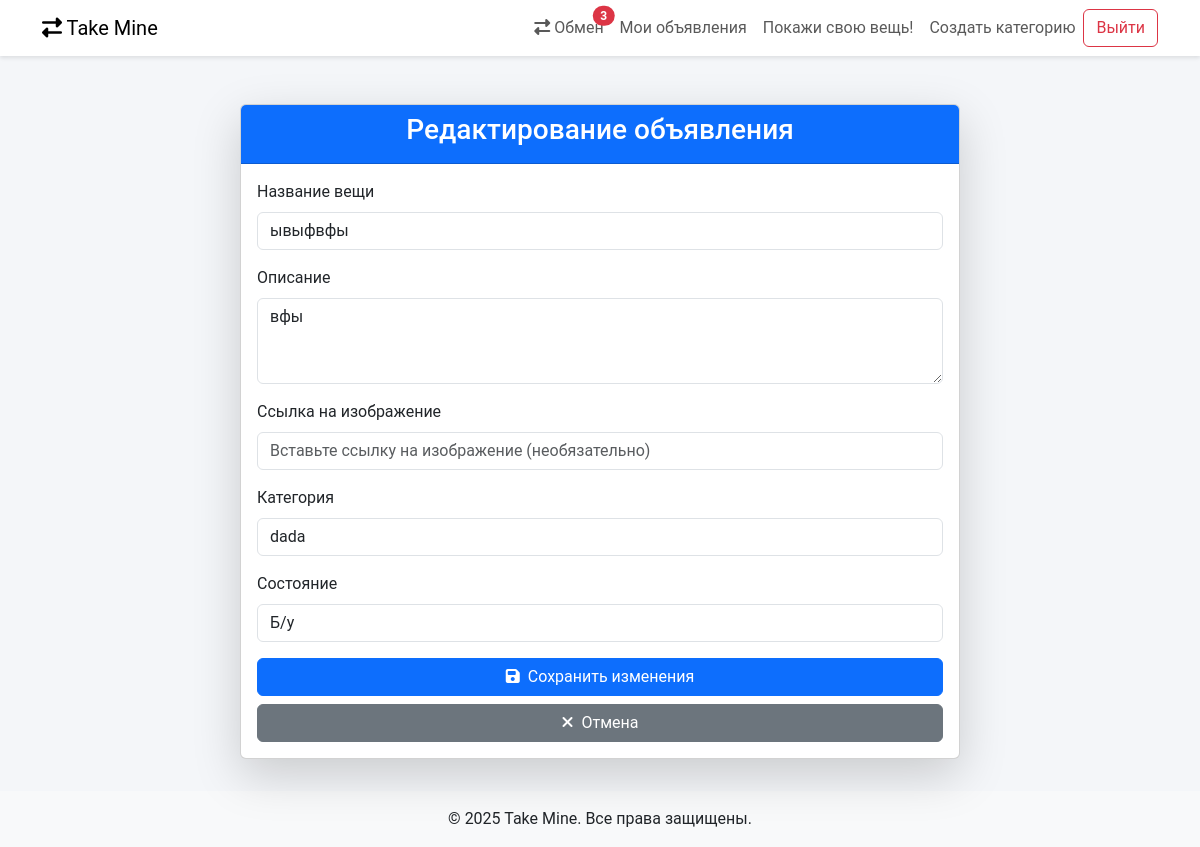
/item/12/edit/ (signed in), run on the app's committed database.
### app/models.py (models this page shows, shortened)
class Item(models.Model):
    CONDITION_CHOICES = [
        ('new', 'Новый'),
        ('used', 'Б/у'),
        ('for_parts', 'На запчасти')
    ]
    user = models.ForeignKey(User, on_delete=models.CASCADE, related_name='items')
    title = models.CharField(max_length=200)
    description = models.TextField()
    image_url = models.URLField(blank=True, null=True)
    category = models.ForeignKey(Category, on_delete=models.CASCADE, related_name='items')
    condition = models.CharField(max_length=20, choices=CONDITION_CHOICES, default='used')
    created_at = models.DateTimeField(auto_now_add=True)
    class Meta:
        ordering = ['-created_at']
        verbose_name = "Вещь"
        verbose_name_plural = "Вещи"

### app/views.py (the view)
# urls.py: path('item/<int:item_id>/edit/', views.item_edit, name='item_edit'),
@login_required
def item_edit(request, item_id):
    item = get_object_or_404(Item, id=item_id)
    permission_check = can_edit_item(request, item)
    if permission_check:
        return permission_check
    if request.method == "POST":
        form = ItemForm(request.POST, files=request.FILES or None, instance=item)
        if form.is_valid():
            item = form.save(commit=False)
            item.user = request.user
            item.save()
            messages.success(request, 'Объявление успешно обновлено')
            return redirect('users:profile', username=request.user.username)
    else:
        form = ItemForm(instance=item)
    context = {"form": form, "item": item}
    return render(request, "app/item_edit.html", context)

### app/forms.py
class ItemForm(ModelForm):
    class Meta:
        model = Item
        fields = ("title", "description", "image_url", "category", "condition")
        widgets = {
            'title': forms.TextInput(attrs={
                'class': 'form-control',
                'placeholder': 'Введите название вещи'
            }),
            'description': forms.Textarea(attrs={
                'class': 'form-control',
                'placeholder': 'Введите описание (необязательно)',
                'rows': 3
            }),
            'image_url': forms.URLInput(attrs={
                'class': 'form-control',
                'placeholder': 'Вставьте ссылку на изображение (необязательно)'
            }),
            'category': forms.Select(attrs={
                'class': 'form-control',
            }),
            'condition': forms.Select(attrs={
                'class': 'form-control',
            }),
        }

### app/context_processors.py (called while the page is built)
def exchange_proposals_count(request):
    if request.user.is_authenticated:
        count = ExchangeProposal.objects.filter(
            ad_receiver__user=request.user,
            status='ожидает'
        ).count()
        return {'pending_exchanges_count': count}
    return {'pending_exchanges_count': 0}

### app/models.py (called while the page is built)
    def __str__(self):
        return self.name

### app/permissions.py (called while the page is built)
def can_edit_item(request, item):
    if request.user != item.user:
        messages.error(request, 'У вас нет прав для редактирования этого объявления')
        return redirect('app:index')
    return None

### templates/app/item_edit.html (shortened to what this page needs)
{% extends "base.html" %}
{% block content %}
<div class="container mt-5">
    <div class="row justify-content-center">
        <div class="col-md-8">
            <div class="card shadow-lg">
                <div class="card-header bg-primary text-white text-center">
                    <h3>Редактирование объявления</h3>
                </div>
                <div class="card-body">
                    <form method="post">
                        <div class="mb-3">
                            <label for="{{ form.title.id_for_label }}" class="form-label">Название вещи</label>
                            {{ form.title }}
                        </div>
                        <div class="mb-3">
                            <label for="{{ form.description.id_for_label }}" class="form-label">Описание</label>
                            {{ form.description }}
                        </div>
                        <div class="mb-3">
                            <label for="{{ form.image_url.id_for_label }}" class="form-label">Ссылка на изображение</label>
                            {{ form.image_url }}
                        </div>
                        <div class="mb-3">
                            <label for="{{ form.category.id_for_label }}" class="form-label">Категория</label>
                            {{ form.category }}
                        </div>
                        <div class="mb-3">
                            <label for="{{ form.condition.id_for_label }}" class="form-label">Состояние</label>
                            {{ form.condition }}
                        </div>
                        <div class="d-grid gap-2">
                            <button type="submit" class="btn btn-primary">
                                <i class="fas fa-save me-2"></i>Сохранить изменения
                            </button>
                            <a href="{% url 'users:profile' user.username %}" class="btn btn-secondary">
                                <i class="fas fa-times me-2"></i>Отмена
                            </a>
                        </div>
                    </form>
                </div>
            </div>
        </div>
    </div>
</div>
{% endblock %}

### templates/base.html (style rules this page uses)
body { background-color: #f4f6f9; font-family: 'Roboto', sans-serif; }

### data on the page
Item: title "ывыфвфы", description "вфы", category "dada", condition "Б/у"

### other printed values
{{ pending_exchanges_count }} "3"
